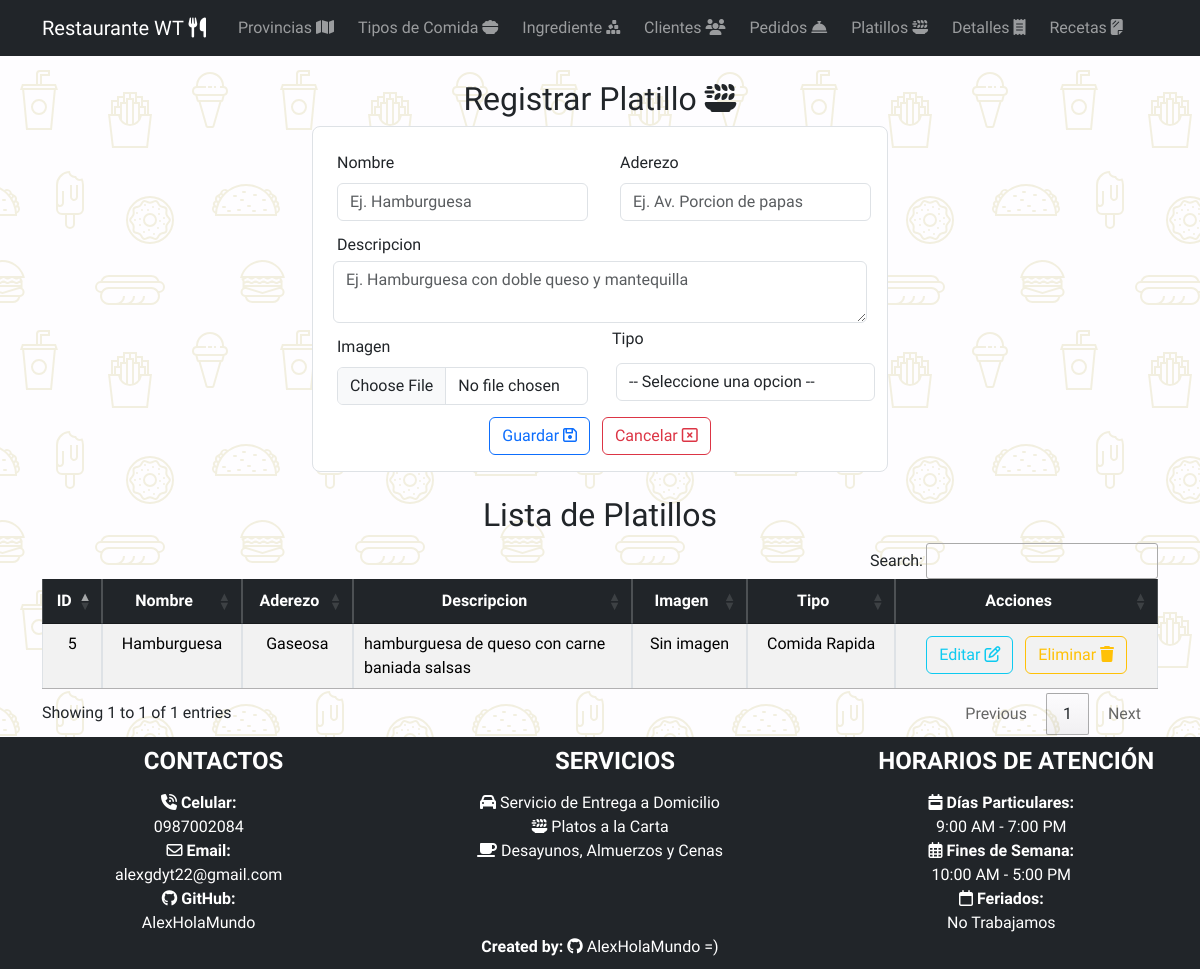
The app's page /listaPlatillo/ with its own data.
### Aplicaciones/RestauranteWT/models.py (models this page shows, shortened)
class Platillo (models.Model):
    idPlatillo_wt = models.AutoField(primary_key=True)
    nombre_wt = models.CharField(max_length=200)
    descripcion_wt = models.CharField(max_length=110)
    aderezos_wt = models.CharField(max_length=50)
    imagen_wt = models.FileField(upload_to='platillos', null=True, blank=True)
    tipo_wt = models.ForeignKey(Tipo , null=True, blank=True, on_delete=models.CASCADE)

class Tipo(models.Model):
    idTipo_wt = models.AutoField(primary_key=True)
    nombre_wt = models.CharField(max_length=50)
    descripcion_wt = models.CharField(max_length=100)
    precio_wt = models.DecimalField(max_digits=8, decimal_places=2)
    calorias_wt = models.IntegerField(default=0)

### Aplicaciones/RestauranteWT/views.py (the view)
# urls.py: path('listaPlatillo/', views.listaPlatillo),
def listaPlatillo(request):
    platilloBdd = Platillo.objects.all()
    tipoBdd = Tipo.objects.all()
    return render(request, 'listaPlatillo.html', {'platillos': platilloBdd, 'tipos': tipoBdd})

### Aplicaciones/RestauranteWT/templates/listaPlatillo.html (shortened to what this page needs)
{% extends "plantilla.html" %} {% block contenido %} {%load static %}
<div class="container w-50 mt-4 mb-4">
  <h2 class="text-center">
    Registrar Platillo <i class="fa-solid fa-plate-wheat"></i>
  </h2>
  <form
    class="border p-3 rounded-3"
    action="/guardarPlatillo/"
    method="POST"
    enctype="multipart/form-data"
    id="formPlatillo"
  >
    <div class="row">
      <div class="col-md-6">
        <div class="m-1">
          <label for="" class="form-label m-1">Nombre</label>
          <input
            type="text"
            required
            class="form-control m-1"
            placeholder="Ej. Hamburguesa"
            value=""
            name="nombre_wt"
            id="nombre_wt"
          />
        </div>
      </div>
      <div class="col-md-6">
        <div class="m-1">
          <label for="" class="form-label m-1">Aderezo</label>
          <input
            type="text"
            required
            class="form-control m-1"
            placeholder="Ej. Av. Porcion de papas"
            value=""
            name="aderezos_wt"
            id="aderezos_wt"
          />
        </div>
      </div>
    </div>
    <div class="row">
      <div class="col-md-12">
        <div class="m-1">
          <label for="" class="form-label m-1">Descripcion</label>
          <textarea
            type="text"
            required
            class="form-control"
            placeholder="Ej. Hamburguesa con doble queso y mantequilla"
            value=""
            name="descripcion_wt"
            id="descripcion_wt"
          ></textarea>
        </div>
      </div>
    </div>
    <div class="row">
      <div class="col-md-6">
        <div class="m-1">
          <label for="" class="form-label m-1">Imagen</label>
          <input
            type="file"
            accept="image/*"
            required
            class="form-control m-1"
            value=""
            name="imagen_wt"
            id="imagen_wt"
          />
        </div>
      </div>
      <div class="col-md-6">
        <label for="" class="form-label"> Tipo</label>
        <select
          name="idTipo_wt"
          required
          class="form-control m-1"
          id="idTipo_wt"
        >
          <option value="" class="">-- Seleccione una opcion --</option>
        </select>
      </div>
    </div>
    <center class="mt-2">
      <button type="submit" name="button" class="btn btn-outline-primary">
        Guardar <i class="fa-regular fa-floppy-disk"></i></button
      >&nbsp;&nbsp;
      <button type="reset" name="button" class="btn btn-outline-danger">
        Cancelar <i class="fa-regular fa-window-close"></i>
      </button>
    </center>
  </form>
</div>
<center class="mt-4 mb-4">
  <div class="container table-responsive">
    <h2 class="text-center">Lista de Platillos</h2>
    <table
      class="table table-striped table-bordered table-hover"
      id="tbPlatillo"
    >
      <thead>
        <tr class="table-dark">
          <th class="text-center">ID</th>
          <th class="text-center">Nombre</th>
          <th class="text-center">Aderezo</th>
          <th class="text-center w-25">Descripcion</th>
          <th class="text-center">Imagen</th>
          <th class="text-center">Tipo</th>
          <th class="text-center">Acciones</th>
        </tr>
      </thead>
      <tbody>
        {% for platillo in platillos %}
        <tr>
          <td class="text-center">{{platillo.idPlatillo_wt}}</td>
          <td class="text-center">{{platillo.nombre_wt}}</td>
          <td class="text-center">{{platillo.aderezos_wt}}</td>
          <td class="text-justify w-25">{{platillo.descripcion_wt}}</td>
          <td class="text-center">
            {% if platillo.imagen_wt %}
            <a href="{{ platillo.imagen_wt.url }}" target="_blank">
              <img
                src="{{ platillo.imagen_wt.url }}"
                alt=""
                width="50px"
                height="50px"
              />
            </a>
            {% else %}
            <p>Sin imagen</p>
            {% endif %}
          </td>
          <td class="text-center">{{platillo.tipo_wt.nombre_wt}}</td>
          <td class="text-center">
            <a
              href="/editarPlatillo/{{platillo.idPlatillo_wt}}"
              class="btn btn-outline-info m-1"
              >Editar <i class="fa-regular fa-pen-to-square"></i
            ></a>
            <a
              href="javascript:void(0);"
              type="button"
              class="btn btn-outline-warning m-1"
              onclick="eliminarPlatillo('/eliminarPlatillo/{{platillo.idPlatillo_wt}}')"
              >Eliminar <i class="fa-solid fa-trash"></i
            ></a>
          </td>
        </tr>
        {% endfor %}
      </tbody>
    </table>
  </div>
</center>
{% endblock contenido %}

### crudRestaurante/static/css/styles.css (style rules this page uses)
body { font-family: 'Great Vibes', cursive; font-family: 'PT Sans', sans-serif; font-family: 'PT Sans Narrow', sans-serif; font-family: 'Roboto Condensed', sans-serif; padding-bottom: 210px !important; padding-top: 56px; background-color: #fefdff; }
form { background-color: #fff; }

### records on screen
Platillo: idPlatillo_wt "5", nombre_wt "Hamburguesa", aderezos_wt "Gaseosa", descripcion_wt "hamburguesa de queso con carne baniada salsas", imagen_wt "Sin imagen", tipo_wt.nombre_wt "Comida Rapida"
